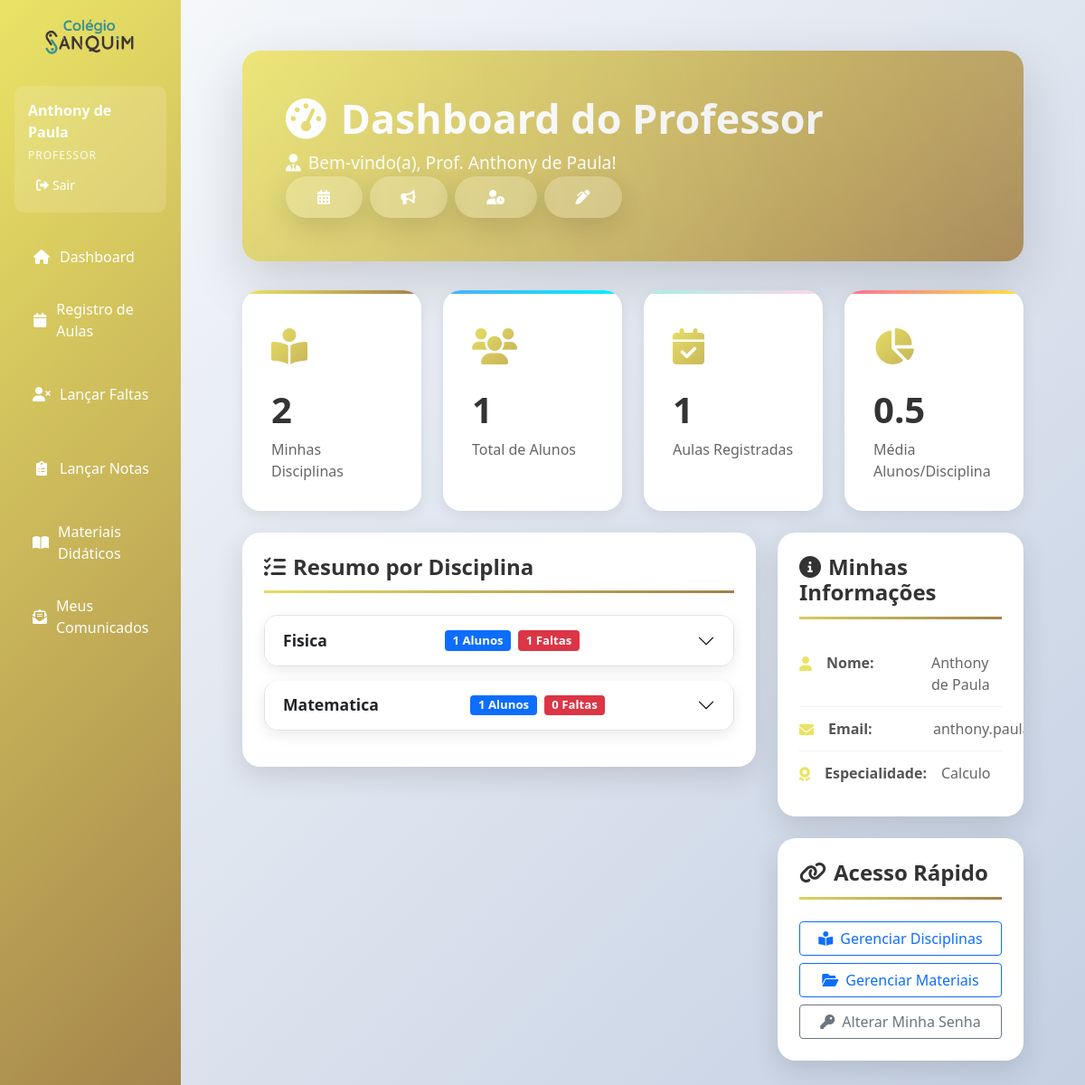
The page /dashboard-professor (signed in) on the database as committed earlier.
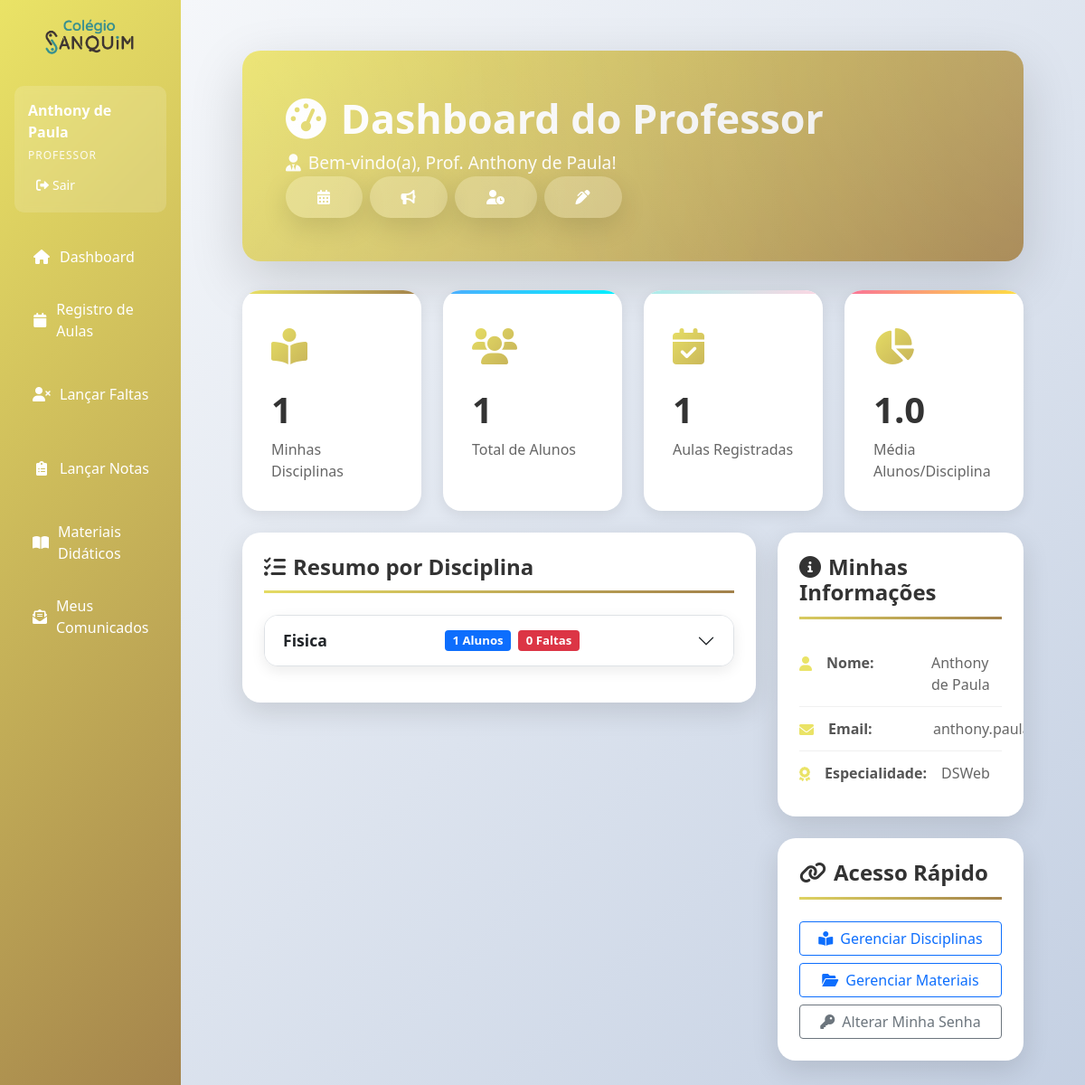
The same page on the database as committed later.
### app.py (models this page shows, shortened)
class Disciplina(db.Model):
    __tablename__ = 'disciplina'
    id = db.Column(db.Integer, primary_key=True)
    nome = db.Column(db.String(100), nullable=False)
    codigo = db.Column(db.String(20), unique=True, nullable=False)
    carga_horaria = db.Column(db.Integer)
    descricao = db.Column(db.Text)
    categoria = db.Column(db.String(50), default='geral') # ex: exatas, humanas, biologicas, geral
    professor_id = db.Column(db.Integer, db.ForeignKey('professor.id'))
    turma_id = db.Column(db.Integer, db.ForeignKey('turma.id'))
    professor = db.relationship('Professor', backref='minhas_disciplinas')
    turma = db.relationship('Turma', backref='disciplinas_vinculadas')
    notas = db.relationship('Nota', back_populates='disciplina', cascade="all, delete-orphan")
    faltas = db.relationship('Falta', back_populates='disciplina_rel', cascade="all, delete-orphan")

class Professor(db.Model):
    __tablename__ = 'professor'
    id = db.Column(db.Integer, primary_key=True)
    nome = db.Column(db.String(100), nullable=False)
    cpf = db.Column(db.String(14), nullable=False, unique=True)
    rg = db.Column(db.String(20))
    endereco = db.Column(db.String(255))
    bairro = db.Column(db.String(100))
    cidade = db.Column(db.String(100))
    email = db.Column(db.String(120), unique=True, nullable=False)
    telefone = db.Column(db.String(20))
    status = db.Column(db.Integer, default=1)
    senha_hash = db.Column(db.String(255), nullable=True)  # Novo campo
    especialidade = db.Column(db.String(100))
    ativo = db.Column(db.Boolean, default=True)  # Novo campo
    disciplinas_ministradas = db.relationship('Disciplina', back_populates='professor', lazy=True)

### app.py (the view)
@app.route('/dashboard-professor')
@login_required
def dashboard_professor():
    if session.get('user_tipo') != 'professor':
        flash('Acesso negado!', 'error')
        return redirect(url_for('index'))
    professor_id = session.get('user_id')
    professor = Professor.query.get(professor_id)
    disciplinas = Disciplina.query.filter_by(professor_id=professor_id).all()
    alunos_por_disciplina = {}
    faltas_por_disciplina = {}
    unique_student_ids = set()
    for disciplina in disciplinas:
        if disciplina.turma:
            alunos_na_disciplina = disciplina.turma.alunos
        else:
            alunos_na_disciplina = []
        alunos_por_disciplina[disciplina.nome] = alunos_na_disciplina
        for aluno in alunos_na_disciplina:
            unique_student_ids.add(aluno.id)
        faltas = Falta.query.filter_by(disciplina_id=disciplina.id).all()
        faltas_por_disciplina[disciplina.nome] = faltas
    total_aulas_registradas = Aula.query.filter_by(professor_id=professor_id).count()
    total_alunos_unicos = len(unique_student_ids)
    return render_template(
        'dashboard/professor.html',
        professor=professor,
        disciplinas=disciplinas,
        alunos_por_disciplina=alunos_por_disciplina,
        faltas_por_disciplina=faltas_por_disciplina,
        alunos_qtd={d.nome: len(alunos_por_disciplina.get(d.nome, [])) for d in disciplinas},
        faltas_qtd={d.nome: len(faltas_por_disciplina.get(d.nome, [])) for d in disciplinas},
        total_alunos_unicos=total_alunos_unicos,
        total_aulas_registradas=total_aulas_registradas
    )

### app.py (called while the page is built)
def login_required(f):
    @wraps(f)
    def decorated_function(*args, **kwargs):
        if 'user_id' not in session:
            return redirect(url_for('login'))
        return f(*args, **kwargs)
    return decorated_function

### templates/dashboard/professor.html (shortened to what the changed rows need)
{% extends "base.html" %}
{% block content %}
<div class="main-container">
    <div class="header-section" style="background: var(--primary-gradient);">
        <div class="header-content d-flex justify-content-between align-items-center flex-wrap">
            <div class="mb-3 mb-md-0">
                <h1 class="page-title mb-2"><i class="fas fa-tachometer-alt me-3"></i>Dashboard do Professor</h1>
                <p class="page-subtitle"><i class="fas fa-user-tie me-2"></i>Bem-vindo(a), Prof. {{ professor.nome }}!</p>
            </div>
        </div>
    </div>
    <div class="stats-container mb-4">
        <div class="row g-4">
            <div class="col-lg-3 col-md-6"><div class="stat-card stat-primary"><div class="stat-icon"><i class="fas fa-book-reader"></i></div><div class="stat-content"><h3>{{ disciplinas|length }}</h3><p>Minhas Disciplinas</p></div></div></div>
            <div class="col-lg-3 col-md-6"><div class="stat-card stat-warning"><div class="stat-icon"><i class="fas fa-chart-pie"></i></div><div class="stat-content"><h3>{{ (total_alunos_unicos / disciplinas|length)|round(1) if disciplinas|length > 0 else 0 }}</h3><p>Média Alunos/Disciplina</p></div></div></div>
        </div>
    </div>
    <div class="row">
        <div class="col-lg-8">
            <div class="main-card mb-4">
                <div class="card-body p-4">
                    <div class="accordion" id="disciplinasAccordion">
                        {% for disc in disciplinas %}
                        <div class="accordion-item">
                            <h2 class="accordion-header" id="heading-{{ disc.id }}">
                                <button class="accordion-button collapsed" type="button" data-bs-toggle="collapse" data-bs-target="#collapse-{{ disc.id }}">
                                    <strong>{{ disc.nome }}</strong>
                                    <span class="badge bg-primary ms-auto me-2">{{ alunos_qtd.get(disc.nome, 0) }} Alunos</span>
                                    <span class="badge bg-danger">{{ faltas_qtd.get(disc.nome, 0) }} Faltas</span>
                                </button>
                            </h2>
                        </div>
                        {% else %}
                        <p class="text-muted p-3">Nenhuma disciplina atribuída a você.</p>
                        {% endfor %}
                    </div>
                </div>
            </div>
        </div>
        <div class="col-lg-4">
            <div class="main-card mb-4">
                <div class="card-body p-4">
                    <ul class="info-list">
                        <li><i class="fas fa-user"></i><strong>Nome:</strong><span>{{ professor.nome }}</span></li>
                        <li><i class="fas fa-envelope"></i><strong>Email:</strong><span>{{ professor.email }}</span></li>
                        <li><i class="fas fa-award"></i><strong>Especialidade:</strong><span>{{ professor.especialidade or 'Não informada' }}</span></li>
                    </ul>
                </div>
            </div>
        </div>
    </div>
</div>
{% endblock %}

### templates/base.html (shortened to what this page needs)
<!DOCTYPE html>
<html lang="pt-br">
  <head>
    <link
      href="https://cdnjs.cloudflare.com/ajax/libs/bootstrap/5.1.3/css/bootstrap.min.css"
      rel="stylesheet"
    />
    <link
      href="https://cdnjs.cloudflare.com/ajax/libs/font-awesome/6.0.0/css/all.min.css"
      rel="stylesheet"
    />
  </head>
  <body>
    <div class="container-fluid">
      <div class="row">
        <div class="col-md-3 col-lg-2 px-0 sidebar">
          <div class="mt-auto text-center py-3" style="margin-top: auto !important;">
              <img src="{{ url_for('static', filename='images/logosamquim.png') }}"
                   alt="Sanquim Logo"
                   style="max-width: 50%; height: auto;">
          </div>
          <div class="p-3">
            <div class="user-info">
              <div class="user-name">{{ session.user_nome }}</div>
              <div class="user-type">{{ session.user_tipo|capitalize }}</div>
              <div
                class="mt-2 d-flex justify-content-between align-items-center"
              >
                <a
                  href="{{ url_for('logout') }}"
                  class="btn btn-logout btn-sm"
                  style="color: white"
                >
                  <i class="fas fa-sign-out-alt me-1"></i>Sair
                </a>
              </div>
            </div>
            <nav class="nav flex-column mt-3">
              {% if session.user_tipo != 'admin' %}
              <a
                class="nav-link {% if request.endpoint == 'index' %}active{% endif %}"
                href="{{ url_for('index') }}"
              >
                <i class="fas fa-home"></i> Dashboard
              </a>
              {% endif %}
              {% if session.user_tipo == 'professor' %}
              <a
                class="nav-link {% if request.endpoint == 'calendario_professor' %}active{% endif %}"
                href="{{ url_for('calendario_professor') }}"
              >
                <i class="fas fa-calendar"></i> Registro de Aulas
              </a>
              <a
                class="nav-link {% if request.endpoint == 'listar_faltas_professor' %}active{% endif %}"
                href="{{ url_for('listar_faltas_professor') }}"
              >
                <i class="fas fa-user-times"></i> Lançar Faltas
              </a>
              <a
                class="nav-link {% if request.endpoint == 'listar_notas' %}active{% endif %}"
                href="{{ url_for('listar_notas') }}"
              >
                <i class="fas fa-clipboard-list"></i> Lançar Notas
              </a>
              <a
                class="nav-link {% if request.endpoint == 'listar_materiais' %}active{% endif %}"
                href="{{ url_for('listar_materiais') }}"
              >
                <i class="fas fa-book-open"></i> Materiais Didáticos
              </a>
              <a
                class="nav-link {% if request.endpoint == 'listar_comunicados_enviados' %}active{% endif %}"
                href="{{ url_for('listar_comunicados_enviados') }}"
              >
                <i class="fas fa-envelope-open-text"></i> Meus Comunicados
              </a>
              {% endif %}
            </nav>
          </div>
        </div>
        <div class="col-md-9 col-lg-10 main-content" style="background: linear-gradient(135deg, #f5f7fa 0%, #c3cfe2 100%);">
          <div class="p-4">
            {% block content %}{% endblock %}
          </div>
        </div>
      </div>
    </div>
  </body>
</html>

Rows that differ between the two databases and show on the page:
removed Disciplina: nome "Matematica", get "1", get "0"
changed Professor "Anthony de Paula": especialidade "Calculo" → "DSWeb"
computed for Disciplina "Fisica": get "1" → "0"
Other text that changed with them:
{{ disciplinas|length }}: "2" → "1"
text no longer shown: "0.5"
text now shown: "1.0"
